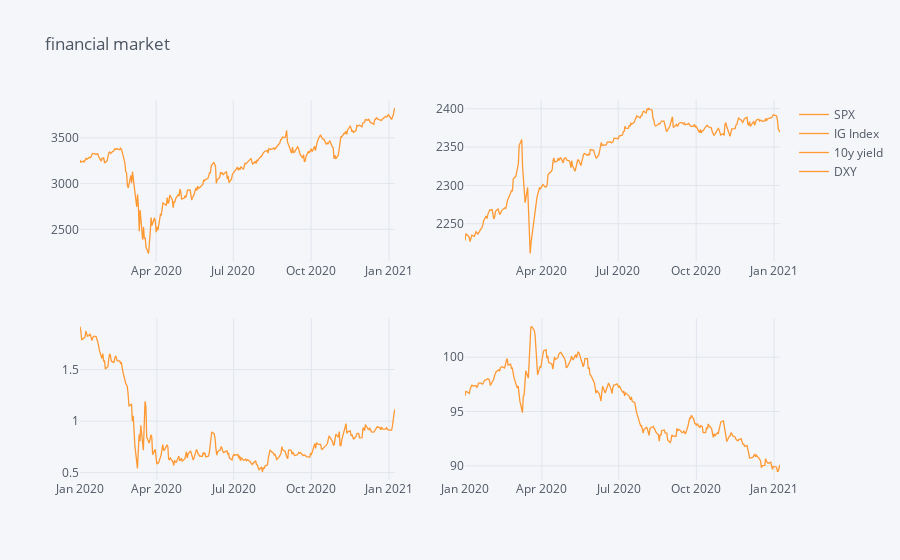

Notebook code for this chart:
### Code cell
title_input = 'financial market'
tkr_list = ['SPX','IG Index','10y yield','DXY']
show_plot(title_input,tkr_list, (2,2),'2020-01-01' )

### Figure 1 — Plotly figure (JSON) as saved in the notebook; plotly's stock layout.template omitted (floating-point values rounded to 4 significant figures; data arrays with more than 128 entries replaced by an {"elided": "..."} marker saying what was removed)
{"data": [{"line": {"color": "rgba(255, 153, 51, 1.0)", "dash": "solid", "shape": "linear", "width": 1.3}, "mode": "lines", "name": "SPX", "text": "", "type": "scatter", "x": {"elided": "258 str values"}, "xaxis": "x", "y": {"elided": "258 float values"}, "yaxis": "y"}, {"line": {"color": "rgba(255, 153, 51, 1.0)", "dash": "solid", "shape": "linear", "width": 1.3}, "mode": "lines", "name": "IG Index", "text": "", "type": "scatter", "x": {"elided": "256 str values"}, "xaxis": "x2", "y": {"elided": "256 float values"}, "yaxis": "y2"}, {"line": {"color": "rgba(255, 153, 51, 1.0)", "dash": "solid", "shape": "linear", "width": 1.3}, "mode": "lines", "name": "10y yield", "text": "", "type": "scatter", "x": {"elided": "268 str values"}, "xaxis": "x3", "y": {"elided": "268 float values"}, "yaxis": "y3"}, {"line": {"color": "rgba(255, 153, 51, 1.0)", "dash": "solid", "shape": "linear", "width": 1.3}, "mode": "lines", "name": "DXY", "text": "", "type": "scatter", "x": {"elided": "267 str values"}, "xaxis": "x4", "y": {"elided": "267 float values"}, "yaxis": "y4"}], "layout": {"legend": {"bgcolor": "#F5F6F9", "font": {"color": "#4D5663"}}, "paper_bgcolor": "#F5F6F9", "plot_bgcolor": "#F5F6F9", "title": {"font": {"color": "#4D5663"}, "text": "financial market"}, "xaxis": {"anchor": "y", "domain": [0, 0.45], "gridcolor": "#E1E5ED", "showgrid": true, "tickfont": {"color": "#4D5663"}, "title": {"font": {"color": "#4D5663"}, "text": ""}, "zerolinecolor": "#E1E5ED"}, "xaxis2": {"anchor": "y2", "domain": [0.55, 1], "gridcolor": "#E1E5ED", "showgrid": true, "tickfont": {"color": "#4D5663"}, "title": {"font": {"color": "#4D5663"}, "text": ""}, "zerolinecolor": "#E1E5ED"}, "xaxis3": {"anchor": "y3", "domain": [0, 0.45], "gridcolor": "#E1E5ED", "showgrid": true, "tickfont": {"color": "#4D5663"}, "title": {"font": {"color": "#4D5663"}, "text": ""}, "zerolinecolor": "#E1E5ED"}, "xaxis4": {"anchor": "y4", "domain": [0.55, 1], "gridcolor": "#E1E5ED", "showgrid": true, "tickfont": {"color": "#4D5663"}, "title": {"font": {"color": "#4D5663"}, "text": ""}, "zerolinecolor": "#E1E5ED"}, "yaxis": {"anchor": "x", "domain": [0.575, 1], "gridcolor": "#E1E5ED", "showgrid": true, "tickfont": {"color": "#4D5663"}, "title": {"font": {"color": "#4D5663"}, "text": ""}, "zerolinecolor": "#E1E5ED"}, "yaxis2": {"anchor": "x2", "domain": [0.575, 1], "gridcolor": "#E1E5ED", "showgrid": true, "tickfont": {"color": "#4D5663"}, "title": {"font": {"color": "#4D5663"}, "text": ""}, "zerolinecolor": "#E1E5ED"}, "yaxis3": {"anchor": "x3", "domain": [0, 0.425], "gridcolor": "#E1E5ED", "showgrid": true, "tickfont": {"color": "#4D5663"}, "title": {"font": {"color": "#4D5663"}, "text": ""}, "zerolinecolor": "#E1E5ED"}, "yaxis4": {"anchor": "x4", "domain": [0, 0.425], "gridcolor": "#E1E5ED", "showgrid": true, "tickfont": {"color": "#4D5663"}, "title": {"font": {"color": "#4D5663"}, "text": ""}, "zerolinecolor": "#E1E5ED"}}}
